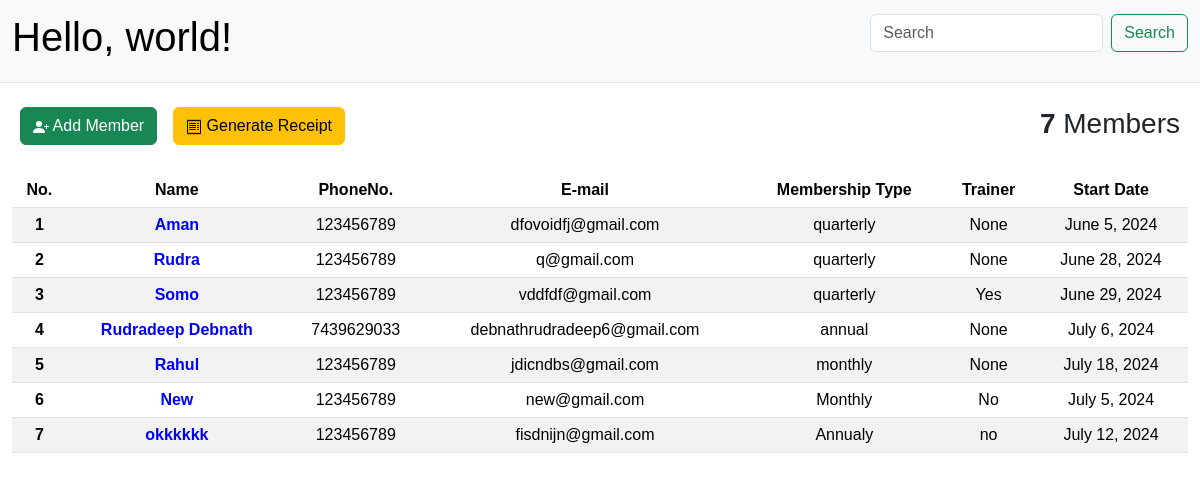
Before: / (signed in) with the older database file.
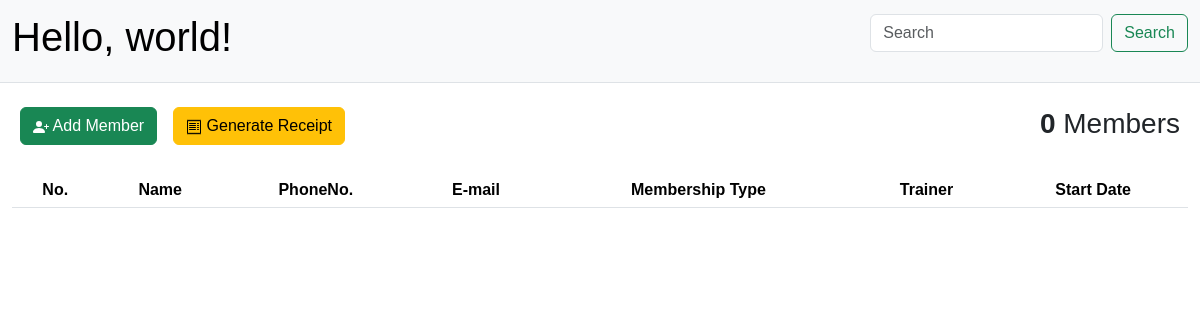
After: the same page with the newer database file.
### home/models.py (models this page shows, shortened)
class Admission(models.Model):
    user = models.ForeignKey(User, on_delete=models.CASCADE, default=get_default_user)
    profile_image=models.ImageField(null=True,blank=True,upload_to="images/")
    full_name = models.CharField(max_length=80)
    dob = models.DateField()
    gender = models.CharField(max_length=10)
    phone = models.CharField(max_length=15)
    email = models.EmailField()
    address = models.CharField(max_length=255)
    emergency_contact_name = models.CharField(max_length=80)
    relationship = models.CharField(max_length=20)
    emergency_contact_phone = models.CharField(max_length=15)
    medical_conditions = models.TextField(blank=True, null=True)
    allergies = models.TextField(blank=True, null=True)
    current_medications = models.TextField(blank=True, null=True)
    previous_injuries = models.TextField(blank=True, null=True)
    fitness_goals = models.TextField(blank=True, null=True)
    fitness_level = models.CharField(max_length=50)
    membership_type = models.CharField(max_length=50)
    start_date = models.DateField()
    payment_method = models.CharField(max_length=50)
    trainer_required = models.CharField(max_length=80, blank=True, null=True)
    trainer_duration = models.CharField(max_length=50, blank=True, null=True)
    trainer_fee = models.CharField(max_length=50,blank=True, null=True)
    pay_now = models.CharField(max_length=50, blank=True, null=True)
    admission_fee = models.CharField(max_length=50,blank=True, null=True)
    form_no = models.CharField(max_length=10, blank=True, null=True)

### home/views.py (the view)
# urls.py: path("", views.index, name="home"),
def index(request):
    all_admissions = Admission.objects.filter(user=request.user)
    context = {
        "admissions": all_admissions
    }
    return render(request, "home.html", context)

### templates/home.html (shortened to what this page needs)
{% extends "base_home_search.html" %}
{% block body %}
    <div class="container-fluid">
        <div class="all_button">
            <div class="d-flex flex-row mb-3">
                <div class="p-2">
                    <a href="{% url 'member' %}" class="btn btn-success" role="button">
                            Add Member
                    </a>
                </div>
                <div class="p-2">
                    <a href="{% url 'receipt' %}" class="btn btn-warning" role="button">
                            Generate Receipt
                    </a>
                </div>
                <div class="ms-auto p-2">
                   <h3><strong>{{ admissions|length }}</strong>  Members</h3>
                </div>
            </div>
        </div>
            <div class="table-responsive ">
                <table class="table table-striped" style="text-align: center;">
                    <thead>
                        <tr>
                            <th scope="col">No.</th>
                            <th scope="col">Name</th>
                            <th scope="col">PhoneNo.</th>
                            <th scope="col">E-mail</th>
                            <th scope="col">Membership Type</th>
                            <th scope="col">Trainer</th>
                            <th scope="col">Start Date</th>
                        </tr>
                    </thead>
                    <tbody>
                        {% for admission in admissions %}
                            <tr>
                                <th scope="row">{{ forloop.counter }}</th>
                                <td><a href="{% url 'profile' admission.id %}">{{ admission.full_name }}</a></td>
                                <td>{{ admission.phone }}</td>
                                <td>{{ admission.email }}</td>
                                <td>{{ admission.membership_type }}</td>
                                <td>{{ admission.trainer_required }}</td>
                                <td>{{ admission.start_date }}</td>
                            </tr>
                        {% endfor %}
                    </tbody>
                </table>
            </div>
    </div>
    {% endblock body %}

Changed rows visible on the page:
removed Admission: full_name "Aman", phone "123456789", email "dfovoidfj@gmail.com", membership_type "quarterly", trainer_required "None", start_date "June 5, 2024"
removed Admission: full_name "Rudra", phone "123456789", email "q@gmail.com", membership_type "quarterly", trainer_required "None", start_date "June 28, 2024"
removed Admission: full_name "Somo", phone "123456789", email "vddfdf@gmail.com", membership_type "quarterly", trainer_required "Yes", start_date "June 29, 2024"
removed Admission: full_name "Rudradeep Debnath", phone "7439629033", email "debnathrudradeep6@gmail.com", membership_type "annual", trainer_required "None", start_date "July 6, 2024"
removed Admission: full_name "Rahul", phone "123456789", email "jdicndbs@gmail.com", membership_type "monthly", trainer_required "None", start_date "July 18, 2024"
removed Admission: full_name "New", phone "123456789", email "new@gmail.com", membership_type "Monthly", trainer_required "No", start_date "July 5, 2024"
removed Admission: full_name "okkkkkk", phone "123456789", email "fisdnijn@gmail.com", membership_type "Annualy", trainer_required "no", start_date "July 12, 2024"
Other visible differences:
{{ admissions|length }}: "7" → "0"
